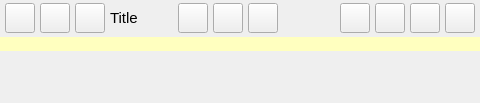
<?xml version="1.0" encoding="UTF-8"?>
<ui version="4.0">
 <class>TitleBarWidgetClass</class>
 <widget class="QWidget" name="TitleBarWidgetClass">
  <property name="geometry">
   <rect>
    <x>0</x>
    <y>0</y>
    <width>480</width>
    <height>103</height>
   </rect>
  </property>
  <property name="sizePolicy">
   <sizepolicy hsizetype="Expanding" vsizetype="Minimum">
    <horstretch>0</horstretch>
    <verstretch>0</verstretch>
   </sizepolicy>
  </property>
  <property name="minimumSize">
   <size>
    <width>0</width>
    <height>103</height>
   </size>
  </property>
  <property name="maximumSize">
   <size>
    <width>16777215</width>
    <height>16777215</height>
   </size>
  </property>
  <property name="windowTitle">
   <string notr="true">Form</string>
  </property>
  <property name="windowOpacity">
   <double>9.000000000000000</double>
  </property>
  <property name="styleSheet">
   <string notr="true"/>
  </property>
  <layout class="QVBoxLayout" name="verticalLayout_3">
   <property name="spacing">
    <number>0</number>
   </property>
   <property name="leftMargin">
    <number>0</number>
   </property>
   <property name="topMargin">
    <number>0</number>
   </property>
   <property name="rightMargin">
    <number>0</number>
   </property>
   <property name="bottomMargin">
    <number>0</number>
   </property>
   <item>
    <widget class="QFrame" name="StyledDlgTitleBox">
     <property name="sizePolicy">
      <sizepolicy hsizetype="Preferred" vsizetype="Minimum">
       <horstretch>0</horstretch>
       <verstretch>34</verstretch>
      </sizepolicy>
     </property>
     <property name="minimumSize">
      <size>
       <width>0</width>
       <height>0</height>
      </size>
     </property>
     <property name="maximumSize">
      <size>
       <width>16777215</width>
       <height>16777215</height>
      </size>
     </property>
     <layout class="QHBoxLayout" name="horizontalLayout">
      <property name="spacing">
       <number>5</number>
      </property>
      <property name="leftMargin">
       <number>5</number>
      </property>
      <property name="topMargin">
       <number>0</number>
      </property>
      <property name="rightMargin">
       <number>5</number>
      </property>
      <property name="bottomMargin">
       <number>0</number>
      </property>
      <item>
       <widget class="VxPushButton" name="m_GoTvButton">
        <property name="sizePolicy">
         <sizepolicy hsizetype="Fixed" vsizetype="Fixed">
          <horstretch>0</horstretch>
          <verstretch>0</verstretch>
         </sizepolicy>
        </property>
        <property name="minimumSize">
         <size>
          <width>30</width>
          <height>30</height>
         </size>
        </property>
        <property name="maximumSize">
         <size>
          <width>30</width>
          <height>30</height>
         </size>
        </property>
        <property name="text">
         <string/>
        </property>
        <property name="iconSize">
         <size>
          <width>30</width>
          <height>30</height>
         </size>
        </property>
       </widget>
      </item>
      <item>
       <widget class="VxPushButton" name="m_PowerOffButton">
        <property name="sizePolicy">
         <sizepolicy hsizetype="Fixed" vsizetype="Fixed">
          <horstretch>0</horstretch>
          <verstretch>0</verstretch>
         </sizepolicy>
        </property>
        <property name="minimumSize">
         <size>
          <width>30</width>
          <height>30</height>
         </size>
        </property>
        <property name="maximumSize">
         <size>
          <width>30</width>
          <height>30</height>
         </size>
        </property>
        <property name="font">
         <font>
          <pointsize>10</pointsize>
          <weight>75</weight>
          <bold>true</bold>
         </font>
        </property>
        <property name="text">
         <string/>
        </property>
       </widget>
      </item>
      <item>
       <widget class="VxPushButton" name="m_HomeButton">
        <property name="sizePolicy">
         <sizepolicy hsizetype="Fixed" vsizetype="Fixed">
          <horstretch>0</horstretch>
          <verstretch>0</verstretch>
         </sizepolicy>
        </property>
        <property name="minimumSize">
         <size>
          <width>30</width>
          <height>30</height>
         </size>
        </property>
        <property name="maximumSize">
         <size>
          <width>30</width>
          <height>30</height>
         </size>
        </property>
        <property name="font">
         <font>
          <pointsize>10</pointsize>
          <weight>75</weight>
          <bold>true</bold>
         </font>
        </property>
        <property name="text">
         <string/>
        </property>
       </widget>
      </item>
      <item>
       <widget class="QLabel" name="StyledDlgTitleLabel">
        <property name="sizePolicy">
         <sizepolicy hsizetype="Preferred" vsizetype="Fixed">
          <horstretch>0</horstretch>
          <verstretch>0</verstretch>
         </sizepolicy>
        </property>
        <property name="minimumSize">
         <size>
          <width>0</width>
          <height>30</height>
         </size>
        </property>
        <property name="maximumSize">
         <size>
          <width>16777215</width>
          <height>30</height>
         </size>
        </property>
        <property name="font">
         <font>
          <pointsize>11</pointsize>
          <weight>50</weight>
          <bold>false</bold>
         </font>
        </property>
        <property name="text">
         <string notr="true">Title</string>
        </property>
       </widget>
      </item>
      <item>
       <widget class="NetAvailStatusWidget" name="m_NetAvailStatusWidget" native="true">
        <property name="sizePolicy">
         <sizepolicy hsizetype="Fixed" vsizetype="Fixed">
          <horstretch>0</horstretch>
          <verstretch>0</verstretch>
         </sizepolicy>
        </property>
        <property name="minimumSize">
         <size>
          <width>30</width>
          <height>30</height>
         </size>
        </property>
        <property name="maximumSize">
         <size>
          <width>30</width>
          <height>30</height>
         </size>
        </property>
       </widget>
      </item>
      <item>
       <spacer name="horizontalSpacer">
        <property name="orientation">
         <enum>Qt::Horizontal</enum>
        </property>
        <property name="sizeHint" stdset="0">
         <size>
          <width>106</width>
          <height>15</height>
         </size>
        </property>
       </spacer>
      </item>
      <item>
       <widget class="VxPushButton" name="m_MuteMicButton">
        <property name="minimumSize">
         <size>
          <width>30</width>
          <height>30</height>
         </size>
        </property>
        <property name="maximumSize">
         <size>
          <width>30</width>
          <height>30</height>
         </size>
        </property>
        <property name="text">
         <string/>
        </property>
        <property name="iconSize">
         <size>
          <width>30</width>
          <height>30</height>
         </size>
        </property>
       </widget>
      </item>
      <item>
       <widget class="VxPushButton" name="m_MuteSpeakerButton">
        <property name="sizePolicy">
         <sizepolicy hsizetype="Fixed" vsizetype="Fixed">
          <horstretch>0</horstretch>
          <verstretch>0</verstretch>
         </sizepolicy>
        </property>
        <property name="minimumSize">
         <size>
          <width>30</width>
          <height>30</height>
         </size>
        </property>
        <property name="maximumSize">
         <size>
          <width>30</width>
          <height>30</height>
         </size>
        </property>
        <property name="text">
         <string/>
        </property>
        <property name="iconSize">
         <size>
          <width>30</width>
          <height>30</height>
         </size>
        </property>
       </widget>
      </item>
      <item>
       <widget class="VxPushButton" name="m_CameraButton">
        <property name="sizePolicy">
         <sizepolicy hsizetype="Fixed" vsizetype="Fixed">
          <horstretch>0</horstretch>
          <verstretch>0</verstretch>
         </sizepolicy>
        </property>
        <property name="minimumSize">
         <size>
          <width>30</width>
          <height>30</height>
         </size>
        </property>
        <property name="maximumSize">
         <size>
          <width>30</width>
          <height>30</height>
         </size>
        </property>
        <property name="text">
         <string/>
        </property>
        <property name="iconSize">
         <size>
          <width>30</width>
          <height>30</height>
         </size>
        </property>
       </widget>
      </item>
      <item>
       <widget class="VxLabel" name="m_CamPreviewScreen">
        <property name="sizePolicy">
         <sizepolicy hsizetype="Fixed" vsizetype="Fixed">
          <horstretch>0</horstretch>
          <verstretch>0</verstretch>
         </sizepolicy>
        </property>
        <property name="minimumSize">
         <size>
          <width>40</width>
          <height>30</height>
         </size>
        </property>
        <property name="maximumSize">
         <size>
          <width>40</width>
          <height>30</height>
         </size>
        </property>
        <property name="text">
         <string/>
        </property>
       </widget>
      </item>
      <item>
       <widget class="QLabel" name="m_CamClientCountLabel">
        <property name="text">
         <string notr="true"/>
        </property>
        <property name="alignment">
         <set>Qt::AlignCenter</set>
        </property>
       </widget>
      </item>
      <item>
       <widget class="VxPushButton" name="m_TrashButton">
        <property name="sizePolicy">
         <sizepolicy hsizetype="Fixed" vsizetype="Fixed">
          <horstretch>0</horstretch>
          <verstretch>0</verstretch>
         </sizepolicy>
        </property>
        <property name="minimumSize">
         <size>
          <width>30</width>
          <height>30</height>
         </size>
        </property>
        <property name="maximumSize">
         <size>
          <width>30</width>
          <height>30</height>
         </size>
        </property>
        <property name="font">
         <font>
          <pointsize>10</pointsize>
          <weight>75</weight>
          <bold>true</bold>
         </font>
        </property>
        <property name="text">
         <string/>
        </property>
       </widget>
      </item>
      <item>
       <widget class="VxPushButton" name="m_ShareButton">
        <property name="sizePolicy">
         <sizepolicy hsizetype="Fixed" vsizetype="Fixed">
          <horstretch>0</horstretch>
          <verstretch>0</verstretch>
         </sizepolicy>
        </property>
        <property name="minimumSize">
         <size>
          <width>30</width>
          <height>30</height>
         </size>
        </property>
        <property name="maximumSize">
         <size>
          <width>30</width>
          <height>30</height>
         </size>
        </property>
        <property name="font">
         <font>
          <pointsize>10</pointsize>
          <weight>75</weight>
          <bold>true</bold>
         </font>
        </property>
        <property name="text">
         <string/>
        </property>
       </widget>
      </item>
      <item>
       <widget class="VxMenuButtonTop" name="m_MenuTopButton">
        <property name="sizePolicy">
         <sizepolicy hsizetype="Fixed" vsizetype="Fixed">
          <horstretch>0</horstretch>
          <verstretch>0</verstretch>
         </sizepolicy>
        </property>
        <property name="minimumSize">
         <size>
          <width>30</width>
          <height>30</height>
         </size>
        </property>
        <property name="maximumSize">
         <size>
          <width>30</width>
          <height>30</height>
         </size>
        </property>
        <property name="font">
         <font>
          <pointsize>10</pointsize>
          <weight>75</weight>
          <bold>true</bold>
         </font>
        </property>
        <property name="text">
         <string/>
        </property>
       </widget>
      </item>
      <item>
       <widget class="VxPushButton" name="m_BackDlgButton">
        <property name="sizePolicy">
         <sizepolicy hsizetype="Fixed" vsizetype="Fixed">
          <horstretch>0</horstretch>
          <verstretch>0</verstretch>
         </sizepolicy>
        </property>
        <property name="minimumSize">
         <size>
          <width>30</width>
          <height>30</height>
         </size>
        </property>
        <property name="maximumSize">
         <size>
          <width>30</width>
          <height>30</height>
         </size>
        </property>
        <property name="font">
         <font>
          <pointsize>10</pointsize>
          <weight>75</weight>
          <bold>true</bold>
         </font>
        </property>
        <property name="text">
         <string/>
        </property>
       </widget>
      </item>
     </layout>
    </widget>
   </item>
   <item>
    <widget class="QLabel" name="m_StatusLabel">
     <property name="sizePolicy">
      <sizepolicy hsizetype="Expanding" vsizetype="Minimum">
       <horstretch>0</horstretch>
       <verstretch>0</verstretch>
      </sizepolicy>
     </property>
     <property name="styleSheet">
      <string notr="true">#m_StatusLabel
{   
color: black;
background-color: rgb(255,255,191);
}
</string>
     </property>
     <property name="text">
      <string notr="true"/>
     </property>
    </widget>
   </item>
   <item>
    <widget class="OfferBarWidget" name="m_OfferBarWidget" native="true">
     <property name="sizePolicy">
      <sizepolicy hsizetype="Expanding" vsizetype="Minimum">
       <horstretch>0</horstretch>
       <verstretch>0</verstretch>
      </sizepolicy>
     </property>
     <property name="minimumSize">
      <size>
       <width>0</width>
       <height>52</height>
      </size>
     </property>
     <property name="maximumSize">
      <size>
       <width>16777215</width>
       <height>16777215</height>
      </size>
     </property>
     <property name="styleSheet">
      <string notr="true"/>
     </property>
    </widget>
   </item>
  </layout>
 </widget>
 <customwidgets>
  <customwidget>
   <class>VxPushButton</class>
   <extends>QPushButton</extends>
   <header>VxPushButton.h</header>
  </customwidget>
  <customwidget>
   <class>VxLabel</class>
   <extends>QLabel</extends>
   <header>VxLabel.h</header>
  </customwidget>
  <customwidget>
   <class>OfferBarWidget</class>
   <extends>QWidget</extends>
   <header>OfferBarWidget.h</header>
   <container>1</container>
  </customwidget>
  <customwidget>
   <class>VxMenuButtonTop</class>
   <extends>QPushButton</extends>
   <header>VxMenuButtonTop.h</header>
  </customwidget>
  <customwidget>
   <class>NetAvailStatusWidget</class>
   <extends>QWidget</extends>
   <header>NetAvailStatusWidget.h</header>
   <container>1</container>
  </customwidget>
 </customwidgets>
 <resources/>
 <connections/>
</ui>
